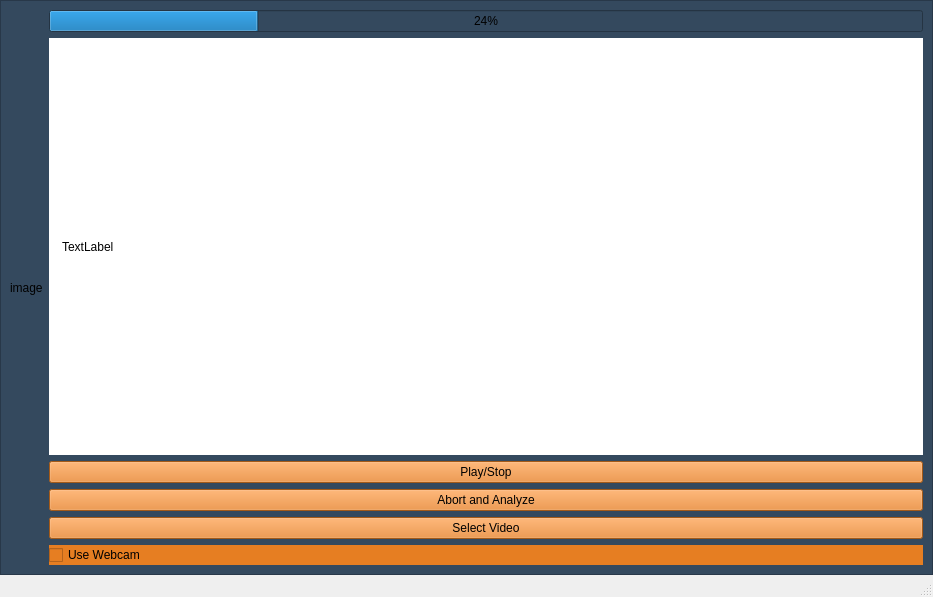
<?xml version="1.0" encoding="UTF-8"?>
<ui version="4.0">
 <class>MainWindow</class>
 <widget class="QMainWindow" name="MainWindow">
  <property name="geometry">
   <rect>
    <x>0</x>
    <y>0</y>
    <width>933</width>
    <height>597</height>
   </rect>
  </property>
  <property name="windowTitle">
   <string>MainWindow</string>
  </property>
  <widget class="QWidget" name="centralwidget">
   <layout class="QHBoxLayout" name="horizontalLayout_3">
    <property name="spacing">
     <number>6</number>
    </property>
    <property name="leftMargin">
     <number>0</number>
    </property>
    <property name="topMargin">
     <number>0</number>
    </property>
    <property name="rightMargin">
     <number>0</number>
    </property>
    <property name="bottomMargin">
     <number>0</number>
    </property>
    <item>
     <widget class="QFrame" name="background_frame">
      <property name="styleSheet">
       <string notr="true">background-color:rgb(52,73,94)</string>
      </property>
      <property name="frameShape">
       <enum>QFrame::StyledPanel</enum>
      </property>
      <property name="frameShadow">
       <enum>QFrame::Raised</enum>
      </property>
      <layout class="QVBoxLayout" name="verticalLayout_2">
       <item>
        <layout class="QHBoxLayout" name="horizontalLayout">
         <item>
          <widget class="QLabel" name="label">
           <property name="text">
            <string>image</string>
           </property>
          </widget>
         </item>
         <item>
          <layout class="QVBoxLayout" name="verticalLayout">
           <item>
            <widget class="QProgressBar" name="progressBar">
             <property name="styleSheet">
              <string notr="true">background-color:rgb(230,126,34);
chunk{background-color:rgb(211,84,0)};
</string>
             </property>
             <property name="value">
              <number>24</number>
             </property>
            </widget>
           </item>
           <item>
            <widget class="QLabel" name="label_2">
             <property name="styleSheet">
              <string notr="true">background-color:rgb(255, 255, 255);padding:10px</string>
             </property>
             <property name="text">
              <string>TextLabel</string>
             </property>
            </widget>
           </item>
           <item>
            <widget class="QPushButton" name="play_button">
             <property name="styleSheet">
              <string notr="true">background-color:rgb(230,126,34);</string>
             </property>
             <property name="text">
              <string>Play/Stop</string>
             </property>
             <property name="default">
              <bool>false</bool>
             </property>
            </widget>
           </item>
           <item>
            <widget class="QPushButton" name="abort_button">
             <property name="styleSheet">
              <string notr="true">background-color:rgb(230,126,34);</string>
             </property>
             <property name="text">
              <string>Abort and Analyze</string>
             </property>
            </widget>
           </item>
           <item>
            <widget class="QPushButton" name="load_button">
             <property name="styleSheet">
              <string notr="true">background-color:rgb(230,126,34);</string>
             </property>
             <property name="text">
              <string>Select Video</string>
             </property>
            </widget>
           </item>
           <item>
            <widget class="QCheckBox" name="checkBox">
             <property name="styleSheet">
              <string notr="true">background-color:rgb(230,126,34);text-align:center</string>
             </property>
             <property name="text">
              <string>Use Webcam</string>
             </property>
            </widget>
           </item>
          </layout>
         </item>
        </layout>
       </item>
      </layout>
     </widget>
    </item>
   </layout>
  </widget>
  <widget class="QMenuBar" name="menubar">
   <property name="geometry">
    <rect>
     <x>0</x>
     <y>0</y>
     <width>933</width>
     <height>25</height>
    </rect>
   </property>
  </widget>
  <widget class="QStatusBar" name="statusbar"/>
 </widget>
 <resources/>
 <connections/>
</ui>
